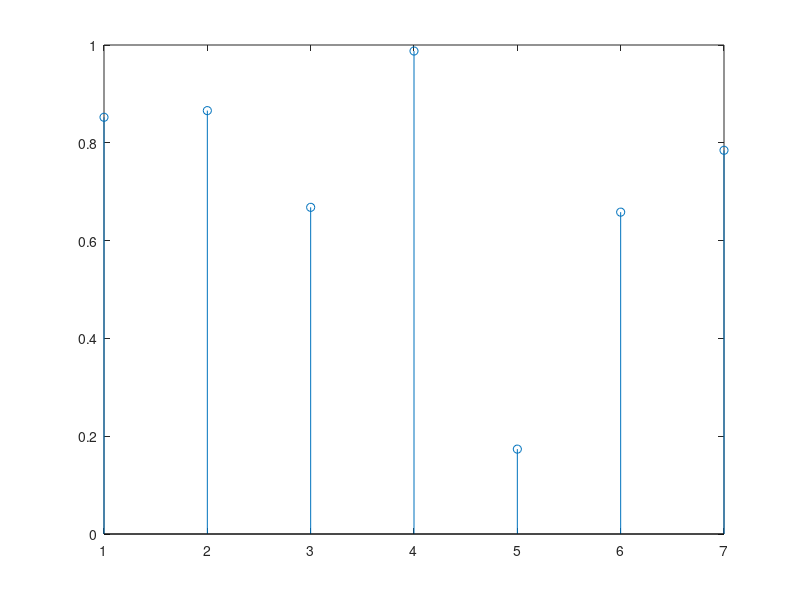

Reproduce this figure in MATLAB. (Note: this script raises an error after producing the figure.)
n = 7;
p = 0.75;
U = rand(1, n);
U <= p;
X = sum(U <= p);

figure(1)
stem(U)
refline(0, p)

X = binornd(n, p)

%simulate binomial distribution with n = 100 and p = 0.75 and plot a histogram and a bar chart
N = 100;
X = binornd(n, p, N, 1);
seeds = hist(X, 0:n);
seeds(4)
sum(X==3)
figure(2)
bar(0:n, seeds)
xlabel('number of seeds that germinated')
ylabel('number of trials')

%central limit theorem - binomial distribution where n = 7 and p = 0.75
n = 7;
p = 0.75;
N = 10000;
X = binornd(n, p, N, 1);
figure(3)
hist(X, 0:n)
xlabel('number of seeds that germinated')
ylabel('number of trials')
